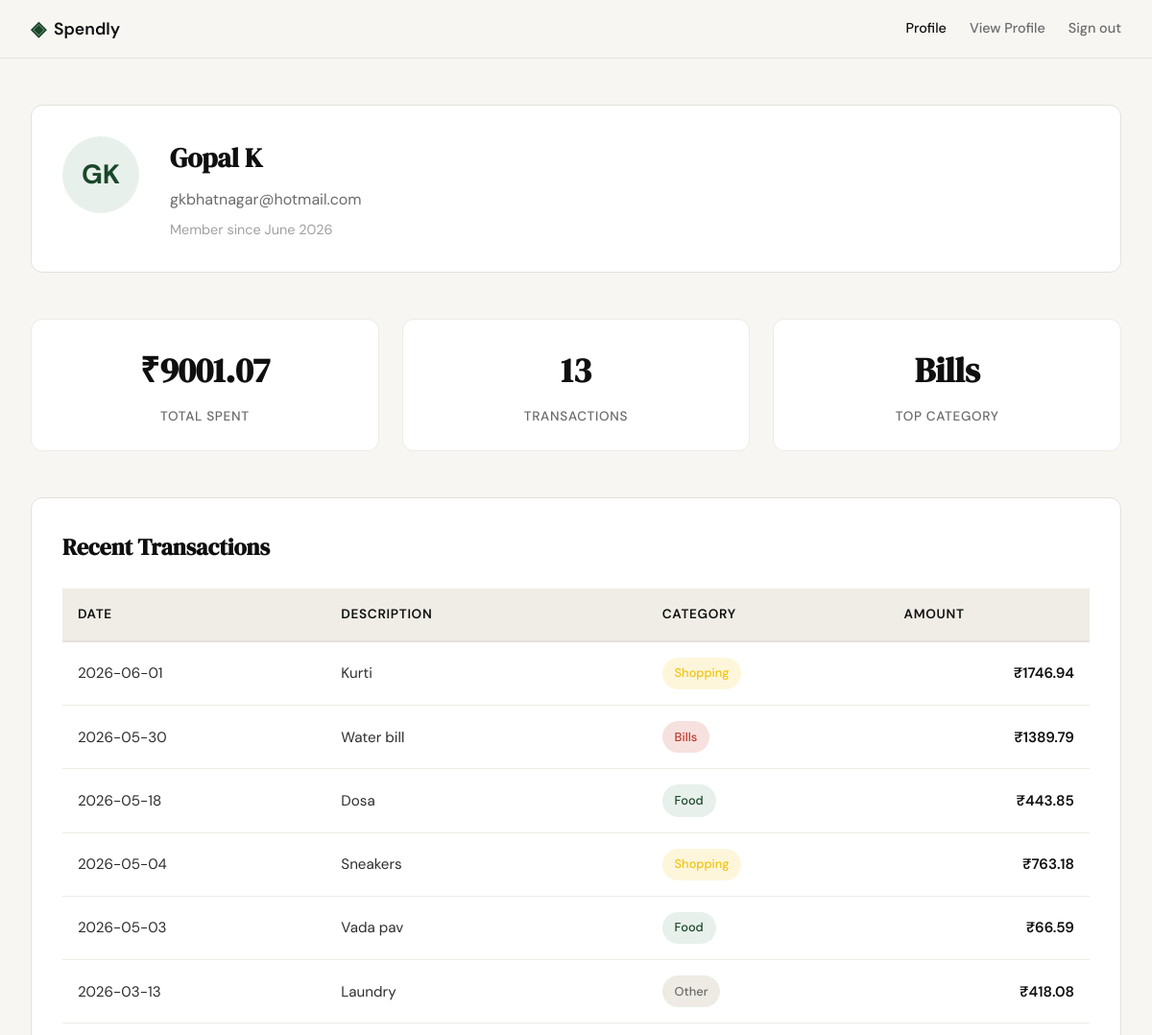
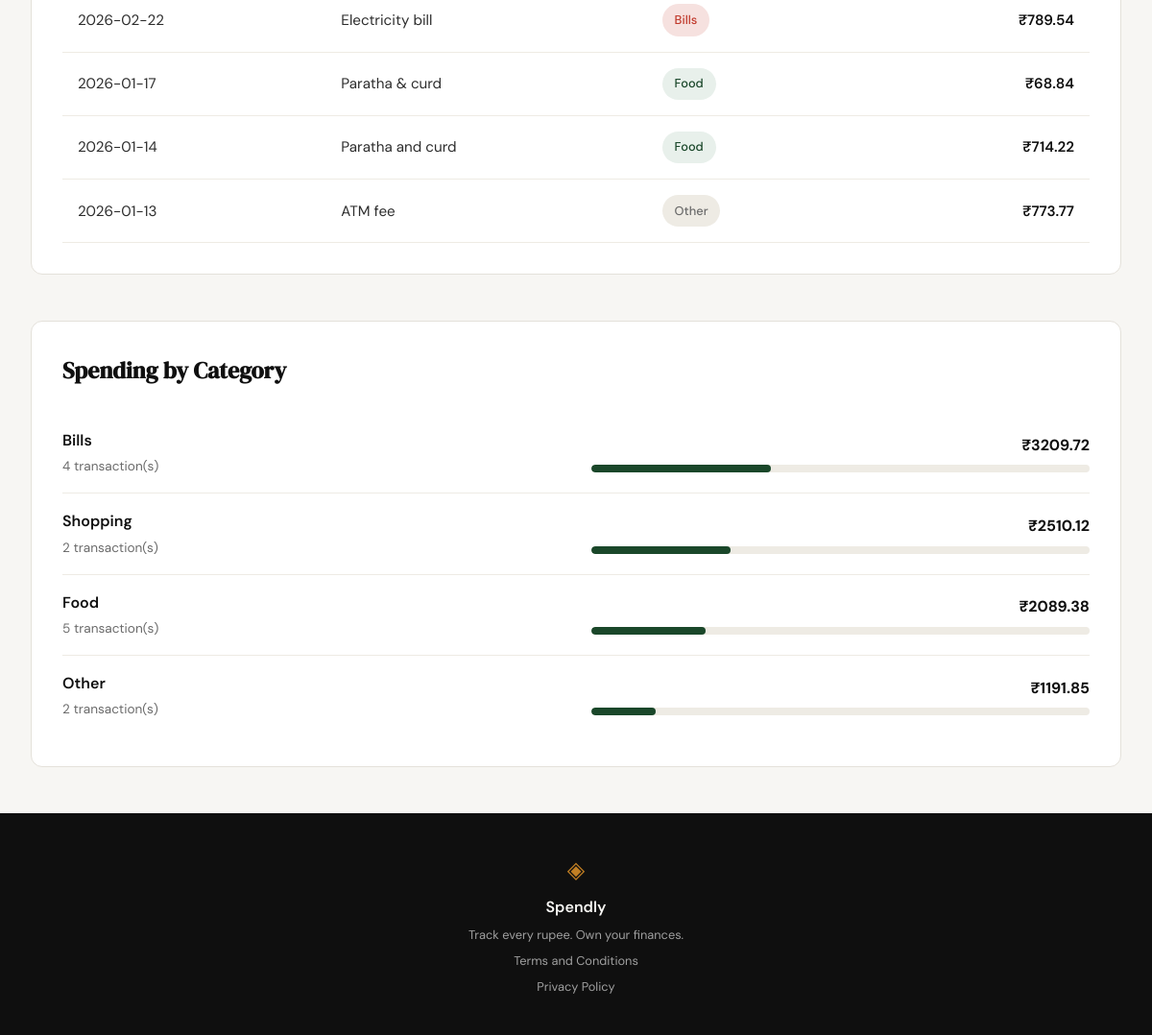
The app's page /profile (signed in) with its own data (2 pictures, top to bottom).
### tables this page shows
CREATE TABLE users (
            id INTEGER PRIMARY KEY AUTOINCREMENT,
            name TEXT NOT NULL,
            email TEXT NOT NULL UNIQUE,
            password_hash TEXT NOT NULL,
            created_at TEXT DEFAULT CURRENT_TIMESTAMP
        );

CREATE TABLE expenses (
            id INTEGER PRIMARY KEY AUTOINCREMENT,
            user_id INTEGER NOT NULL,
            amount REAL NOT NULL,
            category TEXT NOT NULL,
            date TEXT NOT NULL,
            description TEXT,
            created_at TEXT DEFAULT CURRENT_TIMESTAMP,
            FOREIGN KEY (user_id) REFERENCES users(id)
        );

### app.py (the view)
@app.route("/profile")
def profile():
    user_id = session.get("user_id")
    if not user_id:
        return redirect(url_for("login"))
    from database.queries import get_user_by_id, get_summary_stats, get_recent_transactions, get_category_breakdown
    user = get_user_by_id(user_id)
    if not user:
        session.clear()
        return redirect(url_for("login"))
    context = {
        "user": user,
        "stats": get_summary_stats(user_id),
        "transactions": get_recent_transactions(user_id),
        "categories": get_category_breakdown(user_id),
    }
    return render_template("profile.html", **context)

### app.py (called while the page is built)
@app.context_processor
def inject_user():
    return {"user_id": session.get("user_id")}

### database/db.py (called while the page is built)
def get_db():
    db_path = os.path.join(os.path.dirname(os.path.dirname(__file__)), "spendly.db")
    conn = sqlite3.connect(db_path)
    conn.row_factory = sqlite3.Row
    conn.execute("PRAGMA foreign_keys = ON")
    return conn

### database/queries.py (called while the page is built)
def get_user_by_id(user_id):
    conn = get_db()
    cursor = conn.cursor()
    cursor.execute("SELECT * FROM users WHERE id = ?", (user_id,))
    user = cursor.fetchone()
    conn.close()
    if not user:
        return None
    user = dict(user)
    initials = "".join(part[0].upper() for part in user["name"].split() if part)
    dt = datetime.strptime(user["created_at"], "%Y-%m-%d %H:%M:%S")
    user["joined"] = dt.strftime("%B %Y")
    user["initials"] = initials
    return user

def get_summary_stats(user_id):
    conn = get_db()
    cursor = conn.cursor()
    cursor.execute(
        "SELECT COUNT(*), COALESCE(SUM(amount), 0) FROM expenses WHERE user_id = ?",
        (user_id,),
    )
    count, total = cursor.fetchone()
    cursor.execute(
        """
        SELECT category, SUM(amount) as cat_total
        FROM expenses WHERE user_id = ?
        GROUP BY category ORDER BY cat_total DESC LIMIT 1
    """,
        (user_id,),
    )
    top_row = cursor.fetchone()
    conn.close()
    return {
        "total_spent": f"₹{total:.2f}",
        "transaction_count": count,
        "top_category": top_row["category"] if top_row else "\u2014",
    }

def get_recent_transactions(user_id, limit=10):
    conn = get_db()
    cursor = conn.cursor()
    cursor.execute(
        """
        SELECT date, description, category, amount
        FROM expenses WHERE user_id = ?
        ORDER BY date DESC, created_at DESC LIMIT ?
    """,
        (user_id, limit),
    )
    rows = cursor.fetchall()
    conn.close()
    return [dict(r, amount=f"₹{r['amount']:.2f}") for r in rows]

### templates/profile.html (shortened to what this page needs)
{% extends "base.html" %}
{% block content %}
<section class="profile-section">
    <div class="profile-container">
        <div class="profile-user-card">
            <div class="avatar">{{ user.initials }}</div>
            <div class="profile-user-info">
                <h1 class="profile-user-name">{{ user.name }}</h1>
                <p class="profile-user-email">{{ user.email }}</p>
                <p class="profile-user-joined">Member since {{ user.joined }}</p>
            </div>
        </div>
        <div class="profile-stats">
            <div class="profile-stat-card">
                <div class="stat-value">{{ stats.total_spent }}</div>
                <div class="stat-label">Total Spent</div>
            </div>
            <div class="profile-stat-card">
                <div class="stat-value">{{ stats.transaction_count }}</div>
                <div class="stat-label">Transactions</div>
            </div>
            <div class="profile-stat-card">
                <div class="stat-value">{{ stats.top_category }}</div>
                <div class="stat-label">Top Category</div>
            </div>
        </div>
        <div class="profile-transactions">
            <h2 class="section-title">Recent Transactions</h2>
            <table class="profile-transactions-table">
                <thead>
                    <tr>
                        <th>Date</th>
                        <th>Description</th>
                        <th>Category</th>
                        <th>Amount</th>
                    </tr>
                </thead>
                <tbody>
                    {% for tx in transactions %}
                    <tr>
                        <td>{{ tx.date }}</td>
                        <td>{{ tx.description }}</td>
                        <td>
                            <span class="badge badge-{{ tx.category|lower|replace(' ', '-') }}">
                                {{ tx.category }}
                            </span>
                        </td>
                        <td class="amount">{{ tx.amount }}</td>
                    </tr>
                    {% endfor %}
                </tbody>
            </table>
        </div>
        <div class="profile-categories">
            <h2 class="section-title">Spending by Category</h2>
            {% for cat in categories %}
            <div class="category-row">
                <div class="category-info">
                    <h3 class="category-name">{{ cat.name }}</h3>
                    <p class="category-meta">{{ cat.count }} transaction(s)</p>
                </div>
                <div class="category-stats">
                    <div class="category-amount">{{ cat.total }}</div>
                    <div class="progress-bar">
                        <div class="progress-bar-fill" style="width: {{ cat.percentage }}%; background-color: var(--accent);"></div>
                    </div>
                </div>
            </div>
            {% endfor %}
        </div>
    </div>
</section>
{% endblock %}

### templates/base.html (shortened to what this page needs)
<!DOCTYPE html>
<html lang="en">
<head>
    <link rel="stylesheet" href="{{ url_for('static', filename='css/style.css') }}">
</head>
<body>
    <nav class="navbar">
        <div class="nav-inner">
            <a href="{{ url_for('landing') }}" class="nav-brand">
                <span class="brand-icon">◈</span>
                <span class="brand-name">Spendly</span>
            </a>
            <div class="nav-links">
                {% if user_id %}
                <span class="nav-user-name">Profile</span>
<a href="{{ url_for('profile') }}">View Profile</a>
<a href="{{ url_for('logout') }}" class="nav-logout">Sign out</a>
{% else %}
<a href="{{ url_for('login') }}">Sign in</a>
<a href="{{ url_for('register') }}" class="nav-cta">Get started</a>
                {% endif %}
            </div>
        </div>
    </nav>
    <main class="main-content">
        {% block content %}{% endblock %}
    </main>
    <footer class="footer">
        <div class="footer-inner">
            <span class="brand-icon">◈</span>
            <span class="footer-name">Spendly</span>
            <p class="footer-copy">Track every rupee. Own your finances.</p>
            <a href="{{ url_for('terms') }}">Terms and Conditions</a>
            <a href="{{ url_for('privacy') }}">Privacy Policy</a>
        </div>
    </footer>
</body>
</html>

### records on screen
users: name "Gopal K", email "gkbhatnagar@hotmail.com"
expenses: date "2026-06-01", description "Kurti", category "Shopping", amount "₹1746.94"
expenses: date "2026-05-30", description "Water bill", category "Bills", amount "₹1389.79"
expenses: date "2026-05-18", description "Dosa", category "Food", amount "₹443.85"
expenses: date "2026-05-04", description "Sneakers", category "Shopping", amount "₹763.18"
expenses: date "2026-05-03", description "Vada pav", category "Food", amount "₹66.59"
expenses: date "2026-03-13", description "Laundry", category "Other", amount "₹418.08"
expenses: date "2026-02-22", description "Electricity bill", category "Bills", amount "₹789.54"
expenses: date "2026-01-17", description "Paratha & curd", category "Food", amount "₹68.84"
expenses: date "2026-01-14", description "Paratha and curd", category "Food", amount "₹714.22"
expenses: date "2026-01-13", description "ATM fee", category "Other", amount "₹773.77"

### other values on screen
{{ user.initials }} "GK"
{{ user.joined }} "June 2026"
{{ stats.total_spent }} "₹9001.07"
{{ stats.transaction_count }} "13"
{{ stats.top_category }} "Bills"
{{ cat.name }} "Bills" "Shopping" "Food" "Other"
{{ cat.count }} "4" "2" "5" "2"
{{ cat.total }} "₹3209.72" "₹2510.12" "₹2089.38" "₹1191.85"
